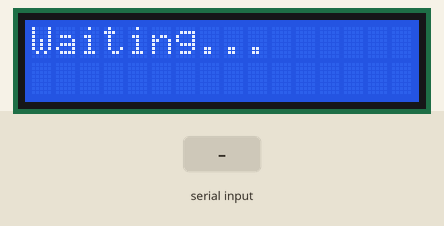
The sketch below on a simulated Arduino Uno, built with avr-gcc and run on an emulated ATmega328P. Parts: 16×2 character LCD. Inputs (shaded band) come from the test bench. What the sketch prints to the serial monitor is not drawn.

Above: at 1.2 s.
1.3 s: "1\n" received over Serial
At 2.0 s:
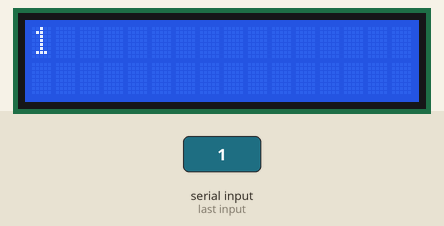
2.8 s: "0\n" received over Serial
At 3.1 s:
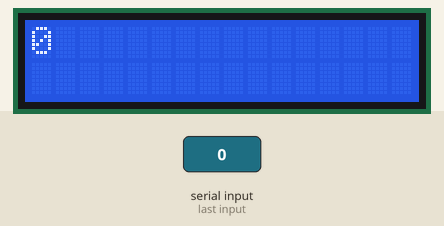
4.3 s: "2\n" received over Serial
At 5.4 s:
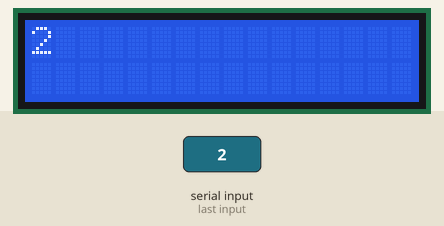
Timing chart, 0 to 7.3 s (numbered marks = the images above; inputs shaded):
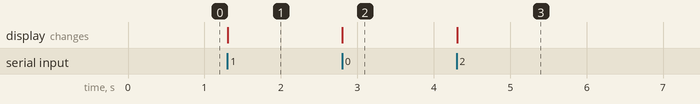

The sketch:

lcd-web-arduino.ino
```cpp
#include <LiquidCrystal.h>

LiquidCrystal lcd(12, 11, 5, 4, 3, 2);

// Variables pour le défilement
unsigned long previousMillis = 0;
const long scrollInterval = 300;  // Intervalle de défilement en ms
int scrollPosition = 0;
String currentMessage = "";
bool needsScrolling = false;

void setup() {
  Serial.begin(9600);
  lcd.begin(16, 2);
  lcd.print("Waiting...");
  Serial.println("LCD ready...");
}

void loop() {
  // Gestion de la réception des messages
  if (Serial.available()) {
    String message = Serial.readStringUntil('\n');
    message.trim();  // Supprime les espaces et retours chariots

    Serial.print("Received: ");
    Serial.println(message);

    currentMessage = message;
    needsScrolling = (currentMessage.length() > 16);
    scrollPosition = 0;

    updateDisplay();
  }

  // Gestion du défilement si nécessaire
  if (needsScrolling) {
    unsigned long currentMillis = millis();
    if (currentMillis - previousMillis >= scrollInterval) {
      previousMillis = currentMillis;
      scrollText();
    }
  }
}

void updateDisplay() {
  lcd.clear();
  lcd.setCursor(0, 0);

  if (!needsScrolling) {
    // Affiche le message normalement s'il tient sur une ligne
    lcd.print(currentMessage);
  } else {
    // Affiche la partie visible du message
    String visiblePart = currentMessage.substring(scrollPosition, scrollPosition + 16);
    lcd.print(visiblePart);
  }
}

void scrollText() {
  scrollPosition++;

  // Si on a atteint la fin du message, revenir au début
  if (scrollPosition > currentMessage.length()) {
    scrollPosition = 0;
    // Petit délai avant de recommencer le défilement
    delay(1000);
  }

  updateDisplay();
}
```

Measured:
- after the input at 1.3 s, the display: changes at once (image 1)
- after the input at 2.8 s, the display: changes at once (image 2)
- after the input at 4.3 s, the display: changes at once (image 3)
